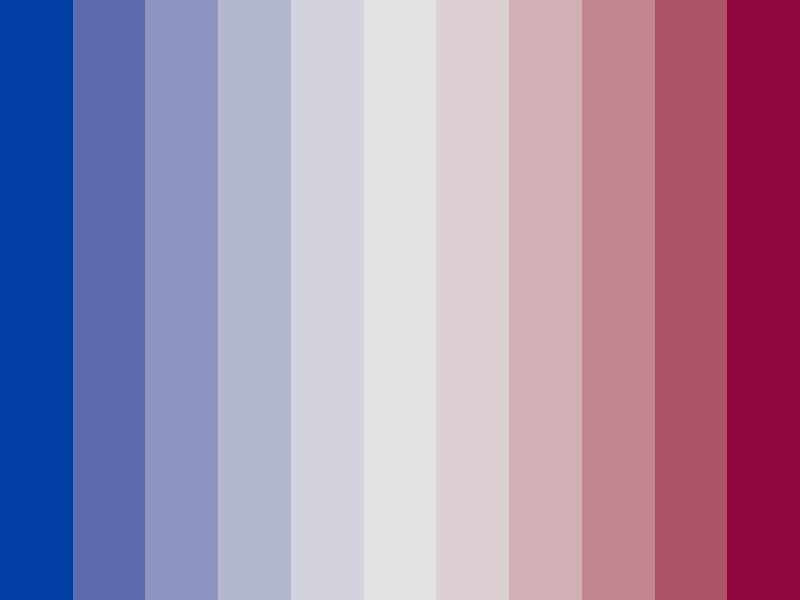

This chart was generated by the following R code:
## ---- chunk 1
# Loading the library
library("colorspace")
# Loading a set of 11 colors
colors <- diverging_hcl(11)
# Plotting a simple color map
par(mar = rep(0,4))
image(matrix(1:11, ncol = 1), col = colors)
